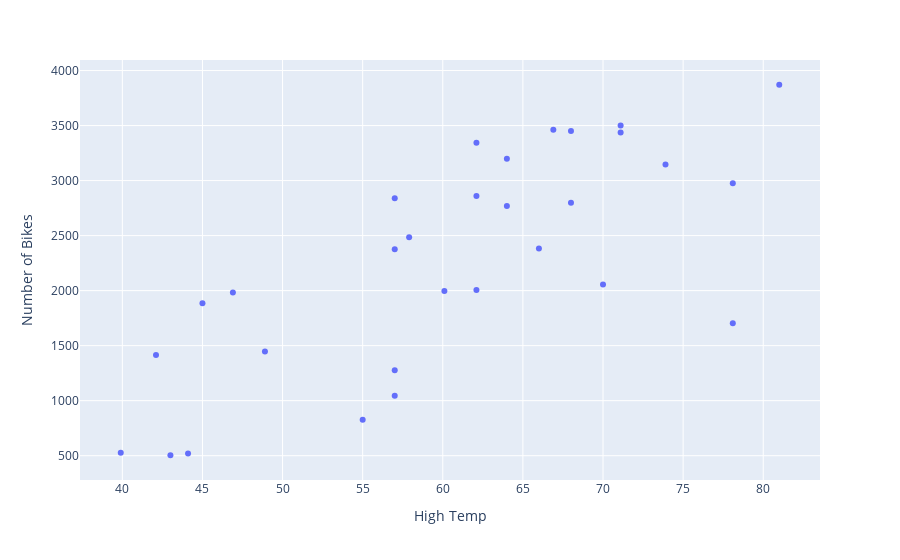

Write notebook code for a chart like this one.
### Code cell
# Calculate the Pearson correlation coefficient for each pair of factors and show the scatter plot below it
print(f"The correlation between hight temp and the number of bikes crossing the Brooklyn Bridge is {sts.pearsonr(high, bikes)[0]}")
high_v_bikes.show()

### Figure 1 — Plotly figure (JSON) as saved in the notebook; plotly's stock layout.template omitted (floating-point values rounded to 4 significant figures)
{"data": [{"hovertemplate": "x=%{x}<br>y=%{y}<extra></extra>", "legendgroup": "", "marker": {"color": "#636efa", "symbol": "circle"}, "mode": "markers", "name": "", "orientation": "v", "showlegend": false, "type": "scatter", "x": [78.1, 55, 39.9, 44.1, 42.1, 45, 57, 46.9, 43, 48.9, 62.1, 57, 57, 62.1, 64, 66, 73.9, 81, 71.1, 68, 71.1, 78.1, 70, 68, 66.9, 60.1, 62.1, 57.9, 57, 64], "xaxis": "x", "y": [1704, 827, 526, 521, 1416, 1885, 1276, 1982, 504, 1447, 2005, 1045, 2840, 2861, 2770, 2384, 3147, 3871, 3501, 3450, 3436, 2975, 2055, 2798, 3463, 1997, 3343, 2486, 2375, 3199], "yaxis": "y"}], "layout": {"legend": {"tracegroupgap": 0}, "margin": {"t": 60}, "xaxis": {"anchor": "y", "domain": [0, 1], "title": {"text": "High Temp"}}, "yaxis": {"anchor": "x", "domain": [0, 1], "title": {"text": "Number of Bikes"}}}}
